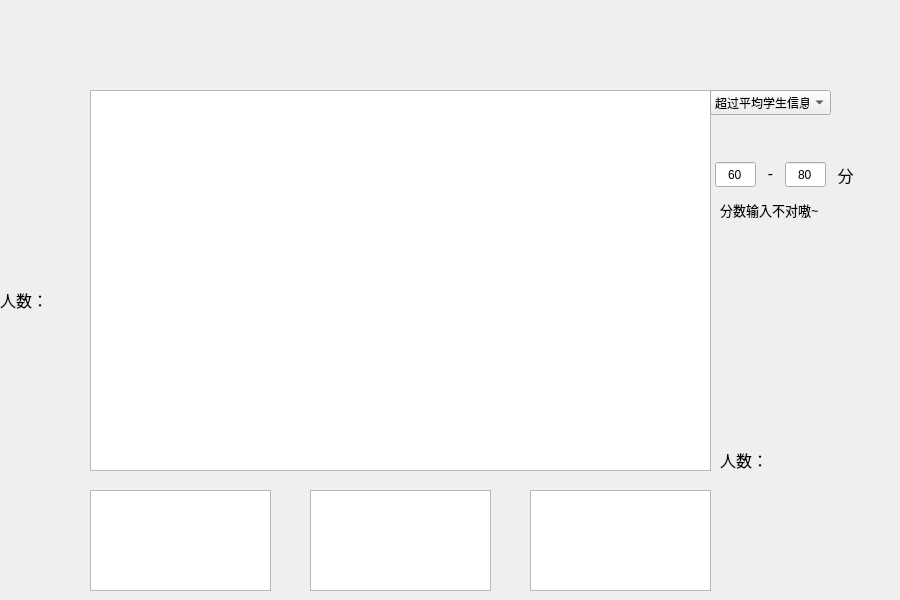
<?xml version="1.0" encoding="UTF-8"?>
<ui version="4.0">
 <class>Tong_ji</class>
 <widget class="QWidget" name="Tong_ji">
  <property name="geometry">
   <rect>
    <x>0</x>
    <y>0</y>
    <width>900</width>
    <height>600</height>
   </rect>
  </property>
  <property name="windowTitle">
   <string>Tong_ji</string>
  </property>
  <widget class="QListView" name="tong_xian">
   <property name="geometry">
    <rect>
     <x>90</x>
     <y>90</y>
     <width>621</width>
     <height>381</height>
    </rect>
   </property>
   <property name="styleSheet">
    <string notr="true">border-image: url(:/Kao_he/shen.png);</string>
   </property>
  </widget>
  <widget class="QLabel" name="tong_num">
   <property name="geometry">
    <rect>
     <x>720</x>
     <y>450</y>
     <width>91</width>
     <height>20</height>
    </rect>
   </property>
   <property name="font">
    <font>
     <family>幼圆</family>
     <pointsize>12</pointsize>
    </font>
   </property>
   <property name="text">
    <string>人数：</string>
   </property>
   <property name="alignment">
    <set>Qt::AlignLeading|Qt::AlignLeft|Qt::AlignVCenter</set>
   </property>
  </widget>
  <widget class="QTextEdit" name="tong_ave">
   <property name="geometry">
    <rect>
     <x>90</x>
     <y>490</y>
     <width>181</width>
     <height>101</height>
    </rect>
   </property>
   <property name="styleSheet">
    <string notr="true">border-image: url(:/Kao_he/qian.png);</string>
   </property>
   <property name="html">
    <string>&lt;!DOCTYPE HTML PUBLIC &quot;-//W3C//DTD HTML 4.0//EN&quot; &quot;http://www.w3.org/TR/REC-html40/strict.dtd&quot;&gt;
&lt;html&gt;&lt;head&gt;&lt;meta name=&quot;qrichtext&quot; content=&quot;1&quot; /&gt;&lt;meta charset=&quot;utf-8&quot; /&gt;&lt;style type=&quot;text/css&quot;&gt;
p, li { white-space: pre-wrap; }
&lt;/style&gt;&lt;/head&gt;&lt;body style=&quot; font-family:'Microsoft YaHei UI'; font-size:9pt; font-weight:400; font-style:normal;&quot;&gt;
&lt;p style=&quot;-qt-paragraph-type:empty; margin-top:0px; margin-bottom:0px; margin-left:0px; margin-right:0px; -qt-block-indent:0; text-indent:0px;&quot;&gt;&lt;br /&gt;&lt;/p&gt;&lt;/body&gt;&lt;/html&gt;</string>
   </property>
  </widget>
  <widget class="QTextEdit" name="tong_top">
   <property name="geometry">
    <rect>
     <x>310</x>
     <y>490</y>
     <width>181</width>
     <height>101</height>
    </rect>
   </property>
   <property name="styleSheet">
    <string notr="true">border-image: url(:/Kao_he/qian.png);</string>
   </property>
   <property name="html">
    <string>&lt;!DOCTYPE HTML PUBLIC &quot;-//W3C//DTD HTML 4.0//EN&quot; &quot;http://www.w3.org/TR/REC-html40/strict.dtd&quot;&gt;
&lt;html&gt;&lt;head&gt;&lt;meta name=&quot;qrichtext&quot; content=&quot;1&quot; /&gt;&lt;meta charset=&quot;utf-8&quot; /&gt;&lt;style type=&quot;text/css&quot;&gt;
p, li { white-space: pre-wrap; }
&lt;/style&gt;&lt;/head&gt;&lt;body style=&quot; font-family:'Microsoft YaHei UI'; font-size:9pt; font-weight:400; font-style:normal;&quot;&gt;
&lt;p style=&quot;-qt-paragraph-type:empty; margin-top:0px; margin-bottom:0px; margin-left:0px; margin-right:0px; -qt-block-indent:0; text-indent:0px;&quot;&gt;&lt;br /&gt;&lt;/p&gt;&lt;/body&gt;&lt;/html&gt;</string>
   </property>
  </widget>
  <widget class="QTextEdit" name="tong_bottom">
   <property name="geometry">
    <rect>
     <x>530</x>
     <y>490</y>
     <width>181</width>
     <height>101</height>
    </rect>
   </property>
   <property name="styleSheet">
    <string notr="true">border-image: url(:/Kao_he/qian.png);</string>
   </property>
   <property name="html">
    <string>&lt;!DOCTYPE HTML PUBLIC &quot;-//W3C//DTD HTML 4.0//EN&quot; &quot;http://www.w3.org/TR/REC-html40/strict.dtd&quot;&gt;
&lt;html&gt;&lt;head&gt;&lt;meta name=&quot;qrichtext&quot; content=&quot;1&quot; /&gt;&lt;meta charset=&quot;utf-8&quot; /&gt;&lt;style type=&quot;text/css&quot;&gt;
p, li { white-space: pre-wrap; }
&lt;/style&gt;&lt;/head&gt;&lt;body style=&quot; font-family:'Microsoft YaHei UI'; font-size:9pt; font-weight:400; font-style:normal;&quot;&gt;
&lt;p style=&quot;-qt-paragraph-type:empty; margin-top:0px; margin-bottom:0px; margin-left:0px; margin-right:0px; -qt-block-indent:0; text-indent:0px;&quot;&gt;&lt;br /&gt;&lt;/p&gt;&lt;/body&gt;&lt;/html&gt;</string>
   </property>
  </widget>
  <widget class="QComboBox" name="tong_tiao">
   <property name="geometry">
    <rect>
     <x>710</x>
     <y>90</y>
     <width>121</width>
     <height>25</height>
    </rect>
   </property>
   <property name="font">
    <font>
     <family>幼圆</family>
     <pointsize>9</pointsize>
    </font>
   </property>
   <property name="styleSheet">
    <string notr="true">border-image: url(:/Kao_he/shen.png);</string>
   </property>
   <property name="maxVisibleItems">
    <number>12</number>
   </property>
   <item>
    <property name="text">
     <string>超过平均学生信息</string>
    </property>
   </item>
   <item>
    <property name="text">
     <string>不及格学生信息</string>
    </property>
   </item>
   <item>
    <property name="text">
     <string>分数段学生信息</string>
    </property>
   </item>
  </widget>
  <widget class="QLineEdit" name="score_1">
   <property name="enabled">
    <bool>true</bool>
   </property>
   <property name="geometry">
    <rect>
     <x>715</x>
     <y>162</y>
     <width>41</width>
     <height>25</height>
    </rect>
   </property>
   <property name="text">
    <string>60</string>
   </property>
   <property name="alignment">
    <set>Qt::AlignCenter</set>
   </property>
  </widget>
  <widget class="QLabel" name="score_4">
   <property name="geometry">
    <rect>
     <x>835</x>
     <y>162</y>
     <width>21</width>
     <height>25</height>
    </rect>
   </property>
   <property name="font">
    <font>
     <family>幼圆</family>
     <pointsize>12</pointsize>
    </font>
   </property>
   <property name="text">
    <string>分</string>
   </property>
   <property name="alignment">
    <set>Qt::AlignCenter</set>
   </property>
  </widget>
  <widget class="QLineEdit" name="score_3">
   <property name="enabled">
    <bool>true</bool>
   </property>
   <property name="geometry">
    <rect>
     <x>785</x>
     <y>162</y>
     <width>41</width>
     <height>25</height>
    </rect>
   </property>
   <property name="text">
    <string>80</string>
   </property>
   <property name="alignment">
    <set>Qt::AlignCenter</set>
   </property>
  </widget>
  <widget class="QLabel" name="score_2">
   <property name="geometry">
    <rect>
     <x>760</x>
     <y>162</y>
     <width>21</width>
     <height>20</height>
    </rect>
   </property>
   <property name="font">
    <font>
     <family>幼圆</family>
     <pointsize>12</pointsize>
    </font>
   </property>
   <property name="text">
    <string>-</string>
   </property>
   <property name="alignment">
    <set>Qt::AlignCenter</set>
   </property>
  </widget>
  <widget class="QLabel" name="label_13">
   <property name="geometry">
    <rect>
     <x>0</x>
     <y>0</y>
     <width>900</width>
     <height>600</height>
    </rect>
   </property>
   <property name="font">
    <font>
     <family>幼圆</family>
     <pointsize>12</pointsize>
    </font>
   </property>
   <property name="text">
    <string>人数：</string>
   </property>
   <property name="alignment">
    <set>Qt::AlignLeading|Qt::AlignLeft|Qt::AlignVCenter</set>
   </property>
  </widget>
  <widget class="QLabel" name="ti_shi_zz">
   <property name="geometry">
    <rect>
     <x>720</x>
     <y>200</y>
     <width>131</width>
     <height>20</height>
    </rect>
   </property>
   <property name="font">
    <font>
     <family>幼圆</family>
     <pointsize>10</pointsize>
    </font>
   </property>
   <property name="text">
    <string>分数输入不对嗷~</string>
   </property>
   <property name="alignment">
    <set>Qt::AlignLeading|Qt::AlignLeft|Qt::AlignVCenter</set>
   </property>
  </widget>
  <zorder>label_13</zorder>
  <zorder>tong_xian</zorder>
  <zorder>tong_num</zorder>
  <zorder>tong_ave</zorder>
  <zorder>tong_top</zorder>
  <zorder>tong_bottom</zorder>
  <zorder>tong_tiao</zorder>
  <zorder>score_1</zorder>
  <zorder>score_4</zorder>
  <zorder>score_3</zorder>
  <zorder>score_2</zorder>
  <zorder>ti_shi_zz</zorder>
 </widget>
 <layoutdefault spacing="6" margin="11"/>
 <resources/>
 <connections>
  <connection>
   <sender>tong_tiao</sender>
   <signal>activated(int)</signal>
   <receiver>Tong_ji</receiver>
   <slot>tong_tong()</slot>
   <hints>
    <hint type="sourcelabel">
     <x>787</x>
     <y>95</y>
    </hint>
    <hint type="destinationlabel">
     <x>765</x>
     <y>-3</y>
    </hint>
   </hints>
  </connection>
  <connection>
   <sender>score_1</sender>
   <signal>editingFinished()</signal>
   <receiver>Tong_ji</receiver>
   <slot>di()</slot>
   <hints>
    <hint type="sourcelabel">
     <x>738</x>
     <y>170</y>
    </hint>
    <hint type="destinationlabel">
     <x>696</x>
     <y>-6</y>
    </hint>
   </hints>
  </connection>
  <connection>
   <sender>score_3</sender>
   <signal>editingFinished()</signal>
   <receiver>Tong_ji</receiver>
   <slot>gao()</slot>
   <hints>
    <hint type="sourcelabel">
     <x>804</x>
     <y>175</y>
    </hint>
    <hint type="destinationlabel">
     <x>818</x>
     <y>-4</y>
    </hint>
   </hints>
  </connection>
 </connections>
 <slots>
  <slot>tong_tong()</slot>
  <slot>di()</slot>
  <slot>gao()</slot>
 </slots>
</ui>
